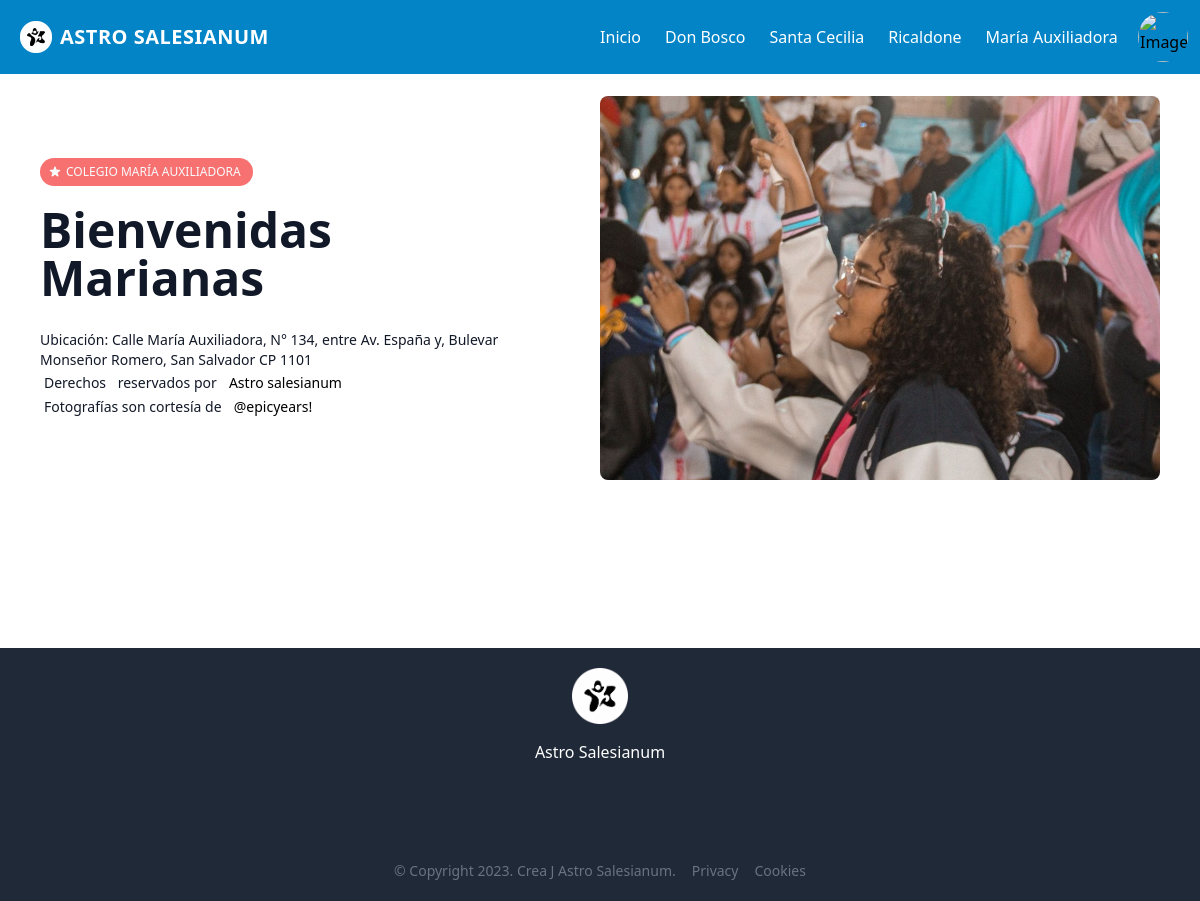
/src/MariaIndex.php, run on an earlier commit of the app's database.
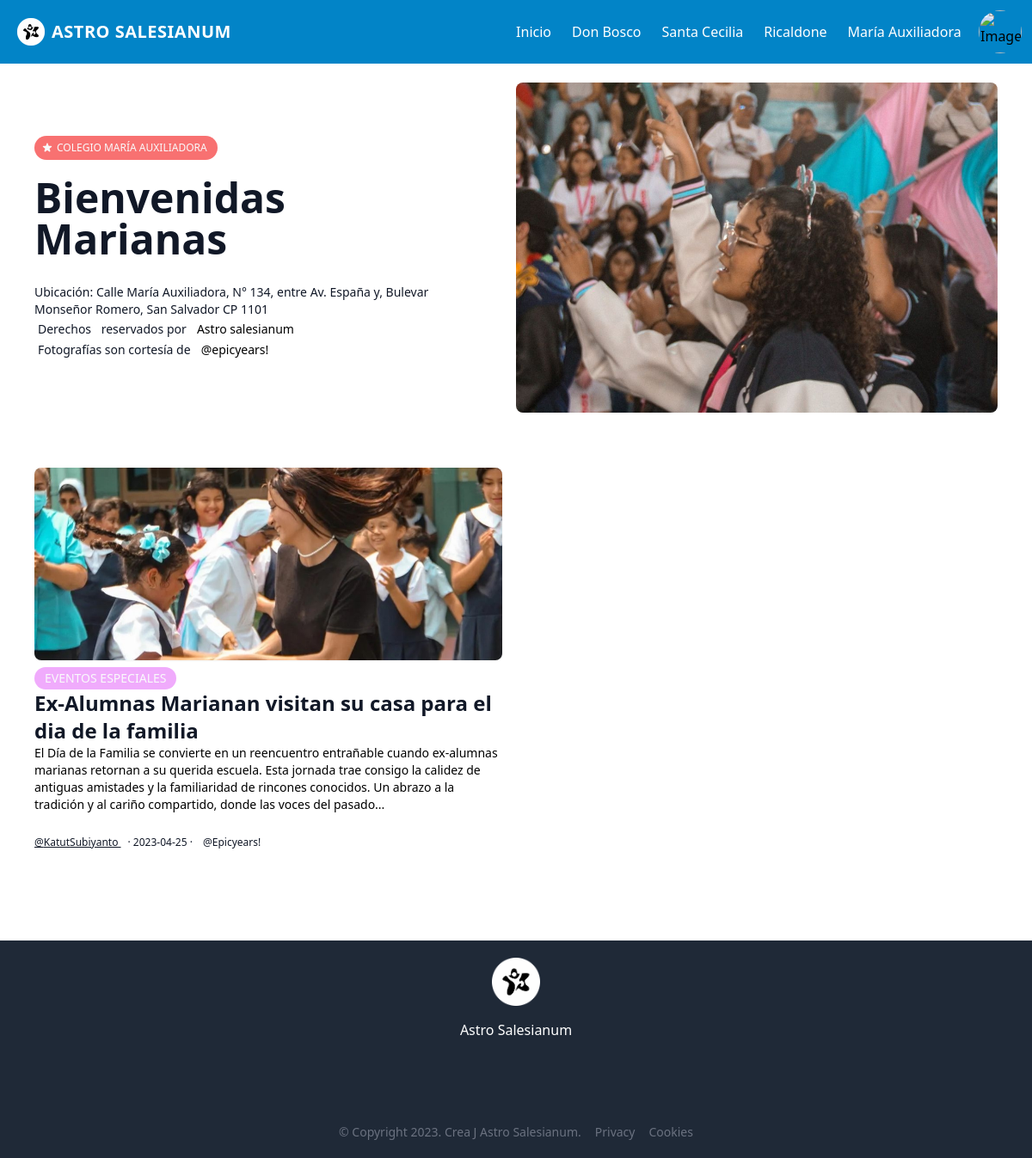
And on a later commit of the database.
### tables this page shows
CREATE TABLE `news` (
  `id_news` int(11) NOT NULL,
  `id_reporter` varchar(100) DEFAULT NULL,
  `main_image` text DEFAULT NULL,
  `photographer` varchar(100) NOT NULL,
  `headline` text NOT NULL,
  `drophead` text NOT NULL,
  `date` date NOT NULL,
  `BodyOne` text NOT NULL,
  `BodyTwo` text NOT NULL,
  `BodyThree` text NOT NULL,
  `BodyFour` text NOT NULL,
  `school` text NOT NULL,
  `Category` text NOT NULL,
  `State` text NOT NULL
);

CREATE TABLE `reporter` (
  `Email` varchar(100) NOT NULL,
  `ProfileImage` text NOT NULL,
  `Password` varchar(100) NOT NULL,
  `Name` varchar(110) NOT NULL,
  `LastName` varchar(110) NOT NULL,
  `PhoneNumber` char(14) NOT NULL,
  `ROL` int(11) NOT NULL
);

### src/PHP/MariaVar.php (called while the page is built, shortened)
<?php
$conexion = mysqli_connect('localhost', 'root', '', 'astrodb');
$State = "Active";
$query = "SELECT * FROM `news` WHERE `school` = 'Colegio María Auxiliadora' AND `State` = '$State' ORDER BY 'date' DESC";
$result = mysqli_query($conexion, $query);
  $carpet_images = "../img/";
?>

### src/PHP/SchoolContent.php (called while the page is built)
<?php $contenido = $row['BodyOne'];
  $numero_caracteres = 300;
  $contenido_recortado = substr($contenido, 0, $numero_caracteres); ?>

### src/PHP/PrintJournalist.php (called while the page is built, shortened)
<?php
 $conexion = new mysqli("localhost", "root","","astrodb")or die(mysqli_error($mysqli));
 $QueryReport = "SELECT * FROM `reporter` WHERE `Email` = '$email'";
 $ResultReport = mysqli_query($conexion, $QueryReport);
 while ($RowReport = mysqli_fetch_array($ResultReport)) {
    $Name = $RowReport['Name'];
    $LastName = $RowReport['LastName'];
}
?>

### src/MariaIndex.php (the view, shortened to what the changed rows need)
<?PHP
include("./PHP/MariaVar.php");
?>
<!DOCTYPE html>
<html lang="en">
<head>
    <link rel="stylesheet" href="../Public/tailwind.css" />
       <link rel="stylesheet" href="./css/ProfileImage.css">
       <link rel="stylesheet" href="./css/Translate.css">
       <link rel="stylesheet" href="../Public/menu.css">
       <link rel="stylesheet" href="../Public/boton.css">
<link rel="stylesheet" href="https://cdnjs.cloudflare.com/ajax/libs/material-design-icons/3.0.1/iconfont/material-icons.min.css" />
</head>
<body>
<div class="text-gray-900 pt-12 pr-0 pb-14 pl-0 bg-white">
    <div class="w-full pt-4 pr-5 pb-6 pl-5 mt-0 mr-auto mb-0 ml-auto space-y-5 sm:py-8 md:py-12 sm:space-y-8 md:space-y-16
        max-w-7xl">
      <div class="grid grid-cols-12 sm:px-5 gap-x-8 gap-y-16">
<?php while($row = mysqli_fetch_array($result)){
 include("./PHP/SchoolContent.php");
?>
        <div class="flex flex-col items-start col-span-12 space-y-3 sm:col-span-6 xl:col-span-4  ">
          <a href="./NewsMain.php?new=<?php echo $row['id_news']?>">
          <img
              src="<?php echo $carpet_images.$row['main_image']; ?>" class="object-cover w-full mb-2 overflow-hidden rounded-lg shadow-sm max-h-56 btn-"/>
          <p class="bg-fuchsia-300  items-center leading-none text-sm font-medium text-gray-50 pt-1.5 pr-3 pb-1.5 pl-3
              rounded-full uppercase inline-block"><?php echo $row['Category'];?></p>
          <p class="text-lg font-bold sm:text-xl md:text-2xl"><?php echo $row['headline']; ?></p>
          <p class="text-sm text-black" data-originallength="100" ><?php echo $contenido_recortado."..."; ?></p>
          <div class="pt-2 pr-0 pb-0 pl-0">
           <p class="inline text-xs font-medium mt-0 mr-1 mb-0 ml-0 underline">
              <?php
              include("./PHP/SchoolVerifRepor.php");
              ?>
            </p>
            <p class="inline text-xs font-medium mt-0 mr-1 mb-0 ml-1">· <?php echo $row['date']; ?> ·</p>
            <a href="" class="inline text-xs font-medium mt-0 mr-1 mb-0 ml-1"><?php echo $row['photographer']; ?> </a>
          </div>
          </a>
        </div>
        <?php } ?>
      </div>
    </div>
  </div>
</body>
</html>

### src/PHP/SchoolVerifRepor.php
<?php
                $email = $row['id_reporter'];
              include( "./PHP/PrintJournalist.php");
              if($email == NULL){
                echo "@Astro Salesianum";
              }else{
              echo "@".$Name.$LastName;
              }
              ?>

What changed in the data, as far as the page shows it:
added news: main_image (picture), Category "EVENTOS ESPECIALES", headline "Ex-Alumnas Marianan visitan su casa para el dia de la familia", BodyOne "El Día de la Familia se convierte en un reencuentro entrañable cuando ex-alumnas marianas retornan a su querida escuela. Esta jornada trae consigo la calidez de antiguas amistades y la familiaridad de rincones conocidos. Un abrazo a la tradición y al cariño compartido, donde las voces del pasado", id_reporter.Name "Katut", id_reporter.LastName "Subiyanto", date "2023-04-25", photographer "@Epicyears!"
